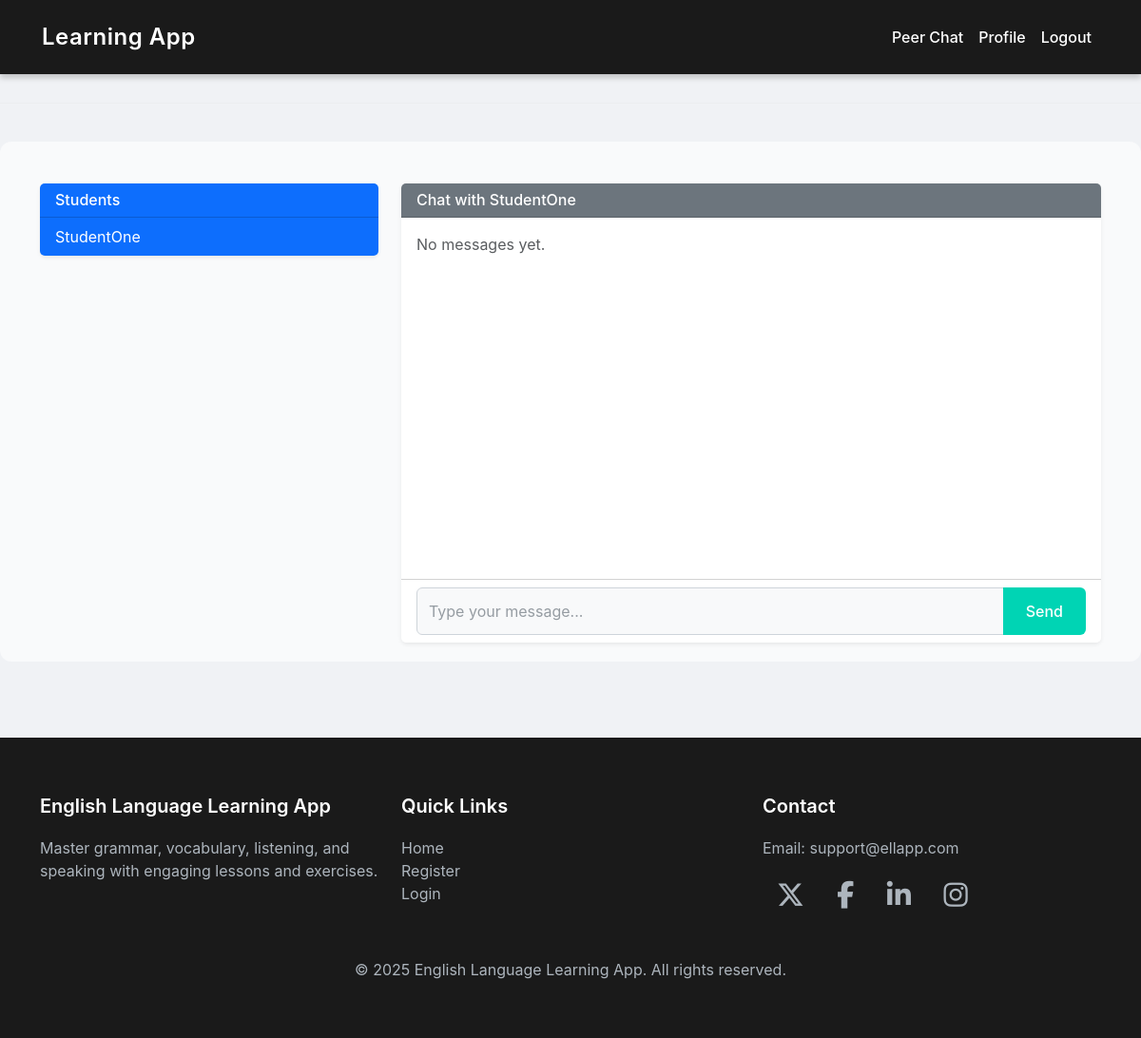
/chat/2/ (signed in), run on an earlier commit of the app's database.
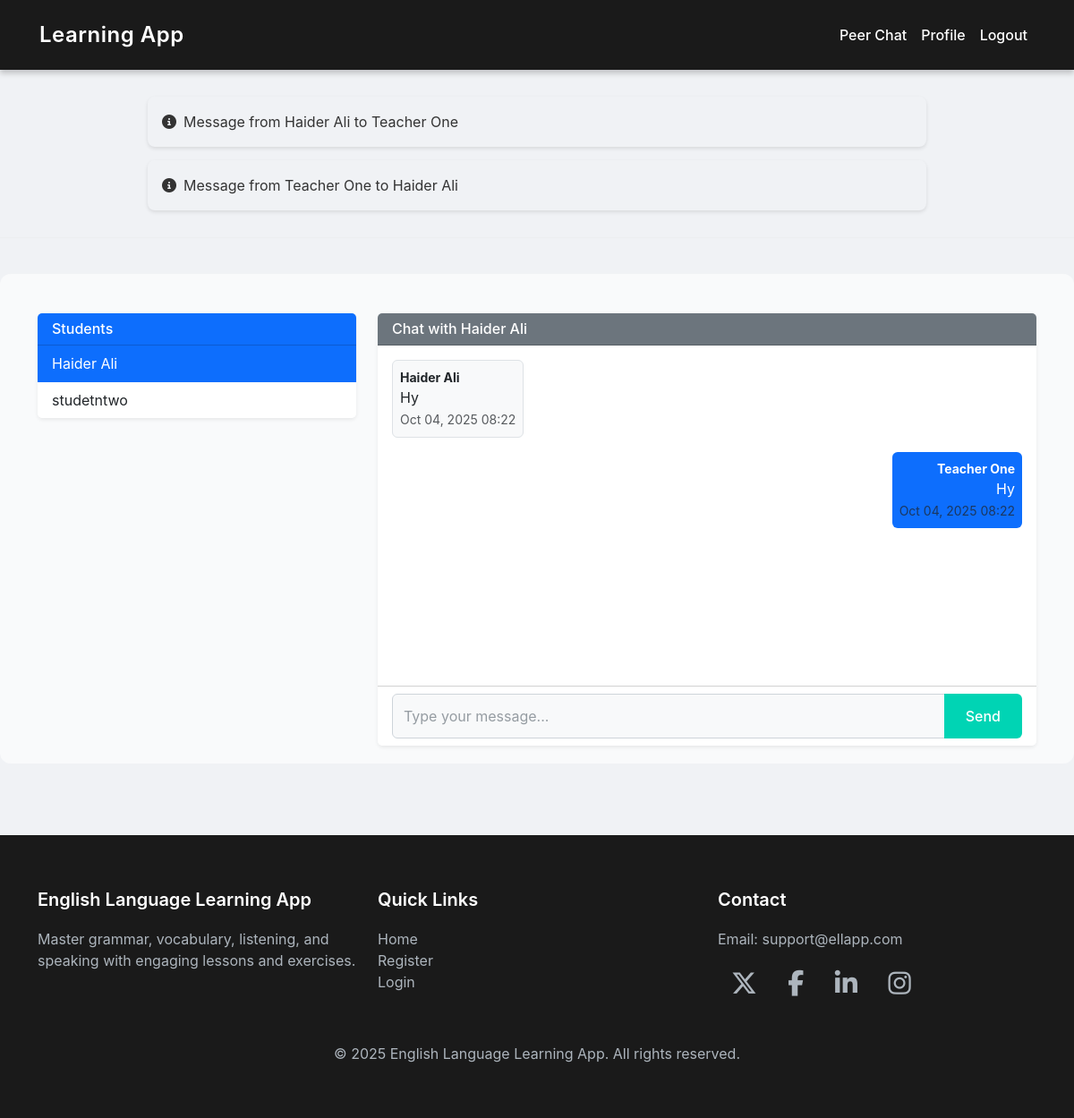
And on a later commit of the database.
### myapp/models.py (models this page shows, shortened)
class UserRegister(models.Model):
    ROLE_CHOICES = [
        ('teacher', 'Teacher'),
        ('student', 'Student'),
    ]
    GENDER_CHOICES = [
        ('male', 'Male'),
        ('female', 'Female'),
        ('other', 'Other'),
    ]
    STATUS_CHOICES = [
        ('active', 'Active'),
        ('inactive', 'Inactive'),
    ]
    full_name = models.CharField(max_length=100)
    email = models.EmailField(unique=True)
    password = models.CharField(max_length=255)  # store hashed password
    role = models.CharField(max_length=10, choices=ROLE_CHOICES)
    gender = models.CharField(max_length=10, choices=GENDER_CHOICES, null=True, blank=True)
    dob = models.DateField(null=True, blank=True)
    profile_picture = models.ImageField(upload_to='profiles/', null=True, blank=True)
    phone = models.CharField(max_length=20, null=True, blank=True)
    bio = models.TextField(null=True, blank=True)
    country = models.CharField(max_length=100, null=True, blank=True)
    city = models.CharField(max_length=100, null=True, blank=True)
    status = models.CharField(max_length=10, choices=STATUS_CHOICES, default='active')
    created_at = models.DateTimeField(auto_now_add=True)
    updated_at = models.DateTimeField(auto_now=True)

class PeerChat(models.Model):
    sender = models.ForeignKey(UserRegister, on_delete=models.CASCADE, related_name='sent_chats')
    receiver = models.ForeignKey(UserRegister, on_delete=models.CASCADE, related_name='received_chats')
    message = models.TextField()
    sent_at = models.DateTimeField(auto_now_add=True)
    is_read = models.BooleanField(default=False)
    def __str__(self):
        return f"Message from {self.sender.full_name} to {self.receiver.full_name}"

### myapp/views.py (the view, shortened to what this page needs)
# urls.py: path('chat/', views.peer_chat, name='peer_chat'),
def peer_chat(request, user_id=None):
    if not request.session.get('user_id'):
            messages.error(request, "Please login first.")
            return redirect('login')
    current_user = get_object_or_404(UserRegister, id=request.session.get('user_id'))
    users = UserRegister.objects.exclude(id=current_user.id)
    selected_user = None
    messages = None
    if user_id:
        selected_user = get_object_or_404(UserRegister, id=user_id)
        messages = PeerChat.objects.filter(
            Q(sender=current_user, receiver=selected_user) |
            Q(sender=selected_user, receiver=current_user)
        ).order_by('sent_at')
        PeerChat.objects.filter(sender=selected_user, receiver=current_user).update(is_read=True)
    return render(request, 'chat/peer_chat.html', {
        'users': users,
        'selected_user': selected_user,
        'messages': messages,
    })

### templates/chat/peer_chat.html (shortened to what this page needs)
{% extends 'base.html' %}
{% block content %}
<div class="container mt-4">
    <div class="row">
        <div class="col-md-4">
            <div class="card shadow-sm border-0">
                <div class="card-header bg-primary text-white">
                    <h6 class="mb-0">Students</h6>
                </div>
                <ul class="list-group list-group-flush">
                    {% for user in users %}
                    <a href="{% url 'peer_chat' user.id %}"
                       class="list-group-item list-group-item-action {% if selected_user and selected_user.id == user.id %}active{% endif %}">
                        {{ user.full_name }}
                    </a>
                    {% endfor %}
                </ul>
            </div>
        </div>
        <div class="col-md-8">
            {% if selected_user %}
                <div class="card shadow-sm border-0">
                    <div class="card-header bg-secondary text-white">
                        <h6 class="mb-0">Chat with {{ selected_user.full_name }}</h6>
                    </div>
                    <div class="card-body" style="height: 380px; overflow-y: auto;">
                        {% if messages %}
                            {% for msg in messages %}
                                <div class="mb-3 {% if msg.sender.id == request.session.user_id %}text-end{% endif %}">
                                    <div class="d-inline-block p-2 rounded
                                        {% if msg.sender.id == request.session.user_id %}
                                            bg-primary text-white
                                        {% else %}
                                            bg-light border
                                        {% endif %}">
                                        <small class="fw-bold d-block">{{ msg.sender.full_name }}</small>
                                        <span>{{ msg.message }}</span><br>
                                        <small class="text-muted">{{ msg.sent_at|date:"M d, Y H:i" }}</small>
                                    </div>
                                </div>
                            {% endfor %}
                        {% else %}
                            <p class="text-muted">No messages yet.</p>
                        {% endif %}
                    </div>
                    <div class="card-footer bg-white">
                        <form method="post">
                            <div class="input-group">
                                <input type="text" name="message" class="form-control" placeholder="Type your message..." required>
                                <button class="btn btn-primary" type="submit">Send</button>
                            </div>
                        </form>
                    </div>
                </div>
            {% else %}
                <div class="text-center mt-5">
                    <h5>Select a student to start chatting.</h5>
                </div>
            {% endif %}
        </div>
    </div>
</div>
{% endblock %}

### templates/base.html (shortened to what this page needs)
<!DOCTYPE html>
<html lang="en">
<head>
    <link href="https://cdn.jsdelivr.net/npm/bootstrap@5.3.3/dist/css/bootstrap.min.css" rel="stylesheet">
    <link rel="stylesheet" href="https://cdnjs.cloudflare.com/ajax/libs/font-awesome/6.5.1/css/all.min.css" />
</head>
<body>
<nav class="navbar navbar-expand-lg navbar-dark">
    <div class="container-fluid">
        <a class="navbar-brand" href="">Learning App</a>
        <div class="collapse navbar-collapse" id="navbarNav">
            <ul class="navbar-nav ms-auto">
                {% if request.session.user_id %}
                    <li class="nav-item"><a class="nav-link" href="{% url 'peer_chat' %}">Peer Chat</a></li>
                    <li class="nav-item"><a class="nav-link" href="{% url 'update_profile' %}">Profile</a></li>
                    <li class="nav-item"><a class="nav-link" href="{% url 'logout' %}">Logout</a></li>
                {% else %}
                    <li class="nav-item"><a class="nav-link" href="{% url 'index' %}">Home</a></li>
                    <li class="nav-item"><a class="nav-link" href="{% url 'register' %}">Register</a></li>
                    <li class="nav-item"><a class="nav-link" href="{% url 'login' %}">Login</a></li>
                {% endif %}
            </ul>
        </div>
    </div>
</nav>
{% if messages %}
    <div class="messages">
        <ul class="list-unstyled">
            {% for message in messages %}
                <li class="alert alert-{{ message.tags }} d-flex align-items-center" role="alert">
                    <i class="fas {% if message.tags == 'success' %}fa-check-circle{% elif message.tags == 'error' %}fa-exclamation-circle{% else %}fa-info-circle{% endif %} me-2"></i>
                    {{ message }}
                </li>
            {% endfor %}
        </ul>
    </div>
{% endif %}
<hr>
<div class="content-container">
    {% block content %}{% endblock %}
</div>
<footer>
    <div class="container">
        <div class="row">
            <div class="col-md-4 mb-3">
                <h5>English Language Learning App</h5>
                <p>Master grammar, vocabulary, listening, and speaking with engaging lessons and exercises.</p>
            </div>
            <div class="col-md-4 mb-3">
                <h5>Quick Links</h5>
                <ul class="list-unstyled">
                    <li><a href="{% url 'index' %}">Home</a></li>
                    <li><a href="{% url 'register' %}">Register</a></li>
                    <li><a href="{% url 'login' %}">Login</a></li>
                </ul>
            </div>
            <div class="col-md-4 mb-3">
                <h5>Contact</h5>
                <p>Email: <a href="mailto:support@ellapp.com">support@ellapp.com</a></p>
                <div class="social-icons">
                    <a href="https://twitter.com" target="_blank"><i class="fab fa-x-twitter"></i></a>
                    <a href="https://facebook.com" target="_blank"><i class="fab fa-facebook-f"></i></a>
                    <a href="https://linkedin.com" target="_blank"><i class="fab fa-linkedin-in"></i></a>
                    <a href="https://instagram.com" target="_blank"><i class="fab fa-instagram"></i></a>
                </div>
            </div>
        </div>
        <div class="text-center mt-4">
            <p class="mb-0">&copy; {% now "Y" %} English Language Learning App. All rights reserved.</p>
        </div>
    </div>
</footer>
</body>
</html>

What changed in the data, as far as the page shows it:
added PeerChat: sender+receiver "Message from Haider Ali to Teacher One", sender.full_name "Haider Ali", message "Hy", sent_at "Oct 04, 2025 08:22"
added PeerChat: sender+receiver "Message from Teacher One to Haider Ali", sender.full_name "Teacher One", message "Hy", sent_at "Oct 04, 2025 08:22"
changed UserRegister: full_name "StudentOne" → "Haider Ali"
added UserRegister: full_name "studetntwo"
Also different on the page:
text no longer shown: "No messages yet."
